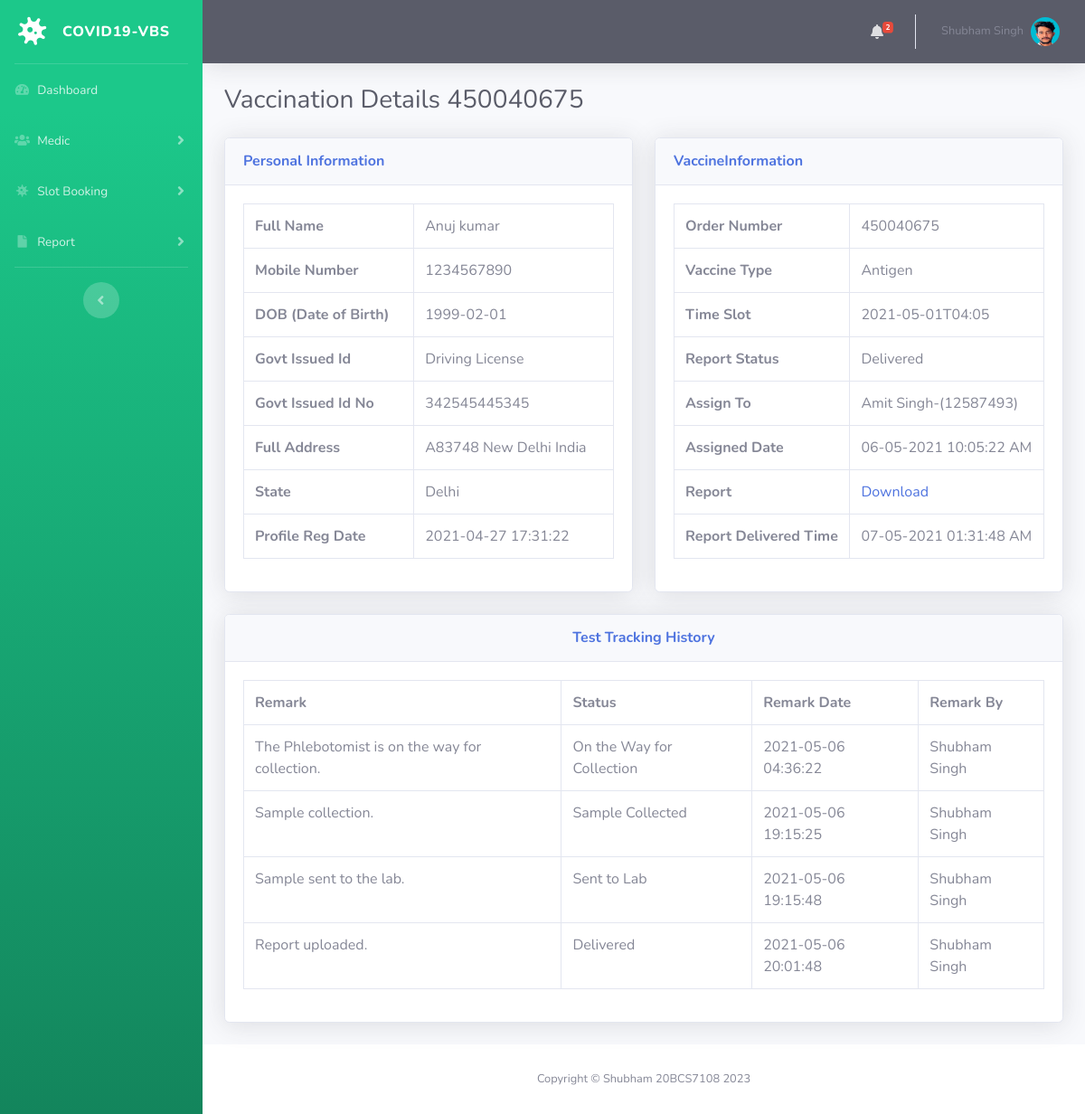
/patient-report-details.php?tid=1&&oid=450040675 (signed in), run on the app's committed database.
### tables this page shows
CREATE TABLE `tbltestrecord` (
  `id` int(11) NOT NULL,
  `OrderNumber` bigint(14) DEFAULT NULL,
  `PatientMobileNumber` bigint(14) DEFAULT NULL,
  `TestType` varchar(100) DEFAULT NULL,
  `TestTimeSlot` varchar(120) DEFAULT NULL,
  `ReportStatus` varchar(100) DEFAULT NULL,
  `FinalReport` varchar(150) DEFAULT NULL,
  `ReportUploadTime` varchar(200) DEFAULT NULL,
  `RegistrationDate` timestamp NULL DEFAULT current_timestamp(),
  `AssignedtoEmpId` varchar(150) DEFAULT NULL,
  `AssigntoName` varchar(180) DEFAULT NULL,
  `AssignedTime` varchar(100) DEFAULT NULL
);

CREATE TABLE `tblpatients` (
  `id` int(11) NOT NULL,
  `FullName` varchar(120) DEFAULT NULL,
  `MobileNumber` bigint(12) DEFAULT NULL,
  `DateOfBirth` date DEFAULT NULL,
  `GovtIssuedId` varchar(150) DEFAULT NULL,
  `GovtIssuedIdNo` varchar(150) DEFAULT NULL,
  `FullAddress` varchar(255) DEFAULT NULL,
  `State` varchar(200) DEFAULT NULL,
  `RegistrationDate` timestamp NOT NULL DEFAULT current_timestamp()
);

CREATE TABLE `tblreporttracking` (
  `id` int(11) NOT NULL,
  `OrderNumber` bigint(40) DEFAULT NULL,
  `Remark` varchar(255) DEFAULT NULL,
  `Status` varchar(120) DEFAULT NULL,
  `PostingTime` timestamp NULL DEFAULT current_timestamp(),
  `RemarkBy` int(5) DEFAULT NULL
);

### patient-report-details.php (the view, shortened to what this page needs)
<?php session_start();
include_once('includes/config.php');
?>
<!DOCTYPE html>
<html lang="en">
<head>
    <link href="vendor/fontawesome-free/css/all.min.css" rel="stylesheet" type="text/css">
    <link href="css/sb-admin-2.min.css" rel="stylesheet">
</head>
<body id="page-top">
    <div id="wrapper">
<?php include_once('includes/sidebar.php');?>
        <div id="content-wrapper" class="d-flex flex-column">
            <div id="content">
          <?php include_once('includes/topbar.php');?>
                <div class="container-fluid">
                    <h1 class="h3 mb-4 text-gray-800">Vaccination Details  <?php echo intval($_GET['oid']);?></h1>
<div class="row">
<?php
$testid=intval($_GET['tid']);
$query=mysqli_query($con,"select * from tbltestrecord
join tblpatients on tblpatients.MobileNumber=tbltestrecord.PatientMobileNumber
where  tbltestrecord.id='$testid'");
while($row=mysqli_fetch_array($query)){
    ?>
                        <div class="col-lg-6">
                            <div class="card shadow mb-4">
                                <div class="card-header py-3">
                                    <h6 class="m-0 font-weight-bold text-primary">Personal Information</h6>
                                </div>
                                <div class="card-body">
 <table class="table table-bordered"  width="100%" cellspacing="0">
    <tr>
    <th>Full Name</th>
    <td><?php echo $row['FullName'];?></td>
    </tr>
     <tr>
    <th>Mobile Number</th>
    <td><?php echo $row['MobileNumber'];?></td>
    </tr>
     <tr>
    <th>DOB (Date of Birth)</th>
    <td><?php echo $row['DateOfBirth'];?></td>
    </tr>
     <tr>
    <th>Govt Issued Id</th>
    <td><?php echo $row['GovtIssuedId'];?></td>
    </tr>
     <tr>
    <th>Govt Issued Id No</th>
    <td><?php echo $row['GovtIssuedIdNo'];?></td>
    </tr>
     <tr>
    <th>Full Address</th>
    <td><?php echo $row['FullAddress'];?></td>
    </tr>
    <tr>
    <th>State</th>
    <td><?php echo $row['State'];?></td>
    </tr>
    <tr>
    <th>Profile Reg Date</th>
    <td><?php echo $row['RegistrationDate'];?></td>
    </tr>
 </table>
                                </div>
                            </div>
                        </div>
                         <div class="col-lg-6">
                            <div class="card shadow mb-4">
                                <div class="card-header py-3">
                                    <h6 class="m-0 font-weight-bold text-primary">VaccineInformation</h6>
                                </div>
                                <div class="card-body">
 <table class="table table-bordered"  width="100%" cellspacing="0">
    <tr>
    <th>Order Number</th>
    <td><?php echo $row['OrderNumber'];?></td>
    </tr>
    <tr>
    <th>Vaccine Type</th>
    <td><?php echo $row['TestType'];?></td>
    </tr>
    <tr>
    <th>Time Slot</th>
    <td><?php echo $row['TestTimeSlot'];?></td>
    </tr>
 <tr>
    <th>Report Status</th>
    <td><?php if($row['ReportStatus']==''):
              echo "Not Processed yet";
          else:
           echo $row['ReportStatus'];
          endif;
    ?></td>
    </tr>
<?php if($row['AssignedtoEmpId']!=''):?>
  <tr>
    <th>Assign To</th>
    <td><?php echo $row['AssigntoName'];?>-(<?php echo $row['AssignedtoEmpId'];?>)</td>
    </tr>
    <tr>
    <th>Assigned Date</th>
    <td><?php echo $row['AssignedTime'];?></td>
    </tr>
<?php endif;?>
<?php if($row['FinalReport']!=''):?>
  <tr>
    <th>Report</th>
    <td><a href="reportfiles/<?php echo $row['FinalReport'];?>" target="_blank">Download</a></td>
    </tr>
    <tr>
    <th>Report Delivered Time</th>
    <td><?php echo $row['ReportUploadTime'];?></td>
    </tr>
<?php endif;?>
</table>
                    </div>
                            </div>
                        </div>
                    </div>
                <?php } ?>
<?php
$orderid=intval($_GET['oid']);
$ret=mysqli_query($con,"select * from tblreporttracking
join tbladmin on tbladmin.ID=tblreporttracking.RemarkBy
where tblreporttracking.OrderNumber='$orderid'");
$num=mysqli_num_rows($ret);
?>
<div class="row">
                         <div class="col-lg-12">
                            <div class="card shadow mb-4">
                                <div class="card-header py-3">
                                    <h6 class="m-0 font-weight-bold text-primary" align="center">Test  Tracking History</h6>
                                </div>
                                <div class="card-body">
<?php if($num>0){
?>
 <table class="table table-bordered"  width="100%" cellspacing="0">
<tr>
    <th>Remark</th>
    <th>Status</th>
    <th>Remark Date</th>
    <th>Remark By</th>
<?php while($result=mysqli_fetch_array($ret)){?>
</tr>
    <tr>
    <td><?php echo $result['Remark'];?></td>
    <td><?php echo $result['Status'];?></td>
    <td><?php echo $result['PostingTime'];?></td>
    <td><?php echo $result['AdminName'];?></td>
    </tr>
<?php } ?>
</table>
         <?php
     } else { ?>
<h4 align="center" style="color:red"> No Tracking history found </h4>
         <?php } ?>
                                </div>
                            </div>
                        </div>
                    </div>
                </div>
            </div>
           <?php include_once('includes/footer.php');?>
        </div>
    </div>
</body>
</html>

### includes/topbar.php (shortened to what this page needs)
      <nav class="navbar navbar-expand navbar-dark bg-dark topbar mb-4 static-top shadow">
            <?php if($_SESSION['aid']):?>
                    <ul class="navbar-nav ml-auto">
<?php $query=mysqli_query($con,"select * from tbltestrecord where ReportStatus is null");
$count=mysqli_num_rows($query);
?>
                        <li class="nav-item dropdown no-arrow mx-1">
                            <a class="nav-link dropdown-toggle" href="#" id="alertsDropdown" role="button"
                                data-toggle="dropdown" aria-haspopup="true" aria-expanded="false">
                                <i class="fas fa-bell fa-fw"></i>
                                <span class="badge badge-danger badge-counter"><?php echo $count;?></span>
                            </a>
                        </li>
                        <li class="nav-item dropdown no-arrow">
                            <a class="nav-link dropdown-toggle" href="#" id="userDropdown" role="button"
                                data-toggle="dropdown" aria-haspopup="true" aria-expanded="false">
                <?php
$adid=$_SESSION['aid'];
$ret1=mysqli_query($con,"select AdminName from tbladmin where ID='$adid'");
while($row1=mysqli_fetch_array($ret1)){
?>
                                <span class="mr-2 d-none d-lg-inline text-gray-600 small"><?php  echo $row1['AdminName'];?></span>
                           <?php } ?>
                                <img class="img-profile rounded-circle"
                                    src="img/shubham.png">
                            </a>
                        </li>
                    </ul>
                <?php endif;?>
                </nav>

### data on the page
tbltestrecord: tblpatients.FullName "Anuj kumar", tblpatients.MobileNumber "1234567890", tblpatients.DateOfBirth "1999-02-01", tblpatients.GovtIssuedId "Driving License", tblpatients.GovtIssuedIdNo "342545445345", tblpatients.FullAddress "A83748 New Delhi India", tblpatients.State "Delhi", tblpatients.RegistrationDate "2021-04-27 17:31:22", OrderNumber "450040675", TestType "Antigen", TestTimeSlot "2021-05-01T04:05", ReportStatus "Delivered", AssigntoName "Amit Singh", AssignedtoEmpId "12587493", AssignedTime "06-05-2021 10:05:22 AM", ReportUploadTime "07-05-2021 01:31:48 AM"
tblreporttracking: Remark "The Phlebotomist is on the way for collection.", Status "On the Way for Collection", PostingTime "2021-05-06 04:36:22", tbladmin.AdminName "Shubham Singh"
tblreporttracking: Remark "Sample collection.", Status "Sample Collected", PostingTime "2021-05-06 19:15:25", tbladmin.AdminName "Shubham Singh"
tblreporttracking: Remark "Sample sent to the lab.", Status "Sent to Lab", PostingTime "2021-05-06 19:15:48", tbladmin.AdminName "Shubham Singh"
tblreporttracking: Remark "Report uploaded.", Status "Delivered", PostingTime "2021-05-06 20:01:48", tbladmin.AdminName "Shubham Singh"

### other printed values
$count "2"
$row1['AdminName'] "Shubham Singh"
$_GET['oid'] "450040675"
